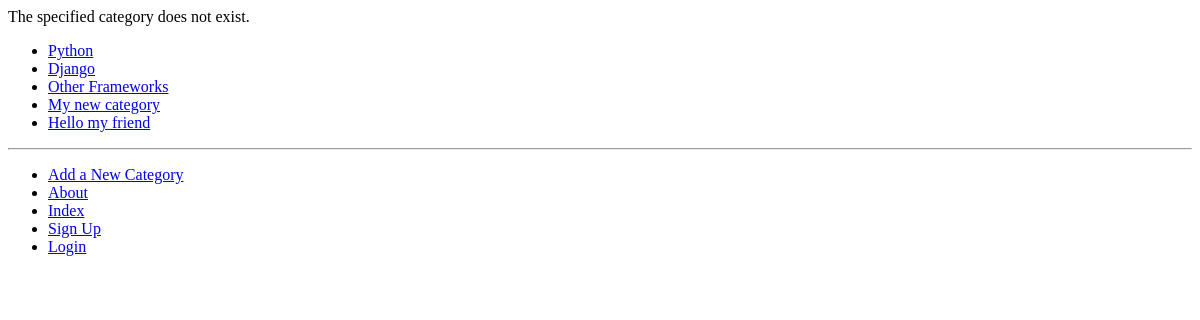
/rango/category/andreas-category/, run on an earlier commit of the app's database.
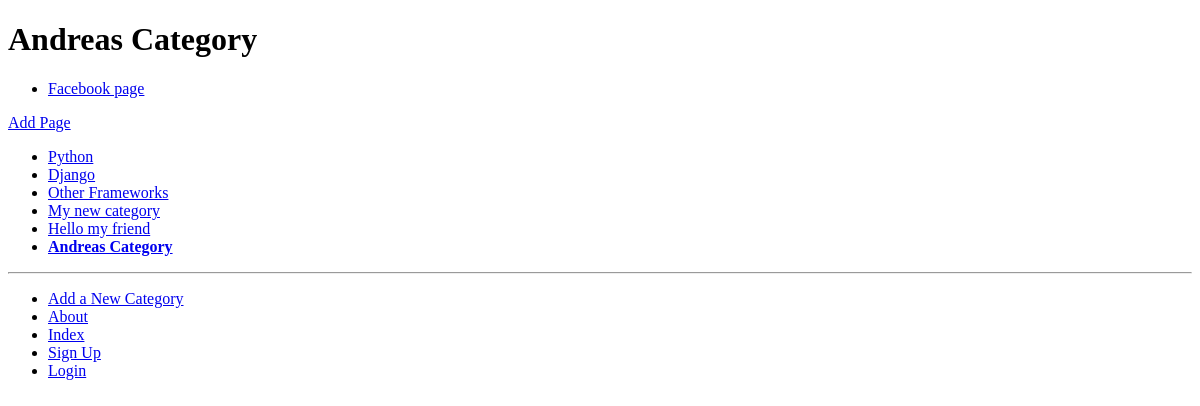
And on a later commit of the database.
### rango/models.py (models this page shows, shortened)
class Category(models.Model):
    name = models.CharField(max_length=128, unique=True)
    views = models.IntegerField( default = 0)
    likes = models.IntegerField( default = 0)
    slug = models.SlugField(unique = True)
    class Meta:
        verbose_name_plural = 'Categories'

class Page(models.Model):
    category = models.ForeignKey(Category, on_delete=models.CASCADE)
    title = models.CharField(max_length=128)
    url = models.URLField()
    views = models.IntegerField(default=0)

### rango/views.py (the view)
# urls.py: path('category/<slug:category_name_slug>/',views.show_category, name='show_category'),
def show_category(request, category_name_slug):
    context_dict={}
    try:
        category = Category.objects.get(slug = category_name_slug)
        pages = Page.objects.filter(category=category)
        context_dict['pages'] = pages
        context_dict['category'] = category
    except Category.DoesNotExist:
        context_dict['category'] = None
        context_dict['pages'] = None
    return render(request, 'rango/category.html', context=context_dict)

### rango/templatetags/rango_template_tags.py (called while the page is built)
@register.inclusion_tag('rango/categories.html')
def get_category_list(current_category = None):
    return {'categories': Category.objects.all(),'current_category':current_category}

### templates/rango/category.html (shortened to what this page needs)
{% extends 'rango/base.html' %}
{% load staticfiles %}
{% block body_block %}
    {% if category %}
            <h1>{{ category.name }}</h1>
                {% if pages %}
                <ul>
                    {% for page in pages %}
                    <li><a href="{{ page.url }}">{{ page.title }}</a></li>
                    {% endfor %}
                 </ul>
                {% else %}
                <strong>No pages currently in category.</strong>
                {% endif %}
                <a href="{% url 'rango:add_page' category.slug %}">Add Page</a> <br />
            {% else %}
                The specified category does not exist.
            {% endif %}
            {% endblock %}

### templates/rango/base.html (shortened to what this page needs)
 <!DOCTYPE html>
 {% load staticfiles %}
 {% load rango_template_tags %}
 <html>
 <head>
 </head>
<body>
    <div>
        {% block body_block %}
        {% endblock %}
    </div>
    <div>
        {% block sidebar_block %}
            {% get_category_list category %}
        {% endblock %}
    </div>
    <hr />
    <div>
        <ul>
            <li><a href="{% url 'rango:add_category' %}">Add a New Category</a></li>
            <li><a href="{% url 'rango:about' %}">About</a></li>
            <li><a href="{% url 'rango:index' %}">Index</a></li>
            <li><a href="{% url 'rango:register' %}">Sign Up</a></li>
            <li><a href="{% url 'rango:login' %}">Login</a></li>
        </ul>
    </div>
</body>
</html>

### templates/rango/categories.html
<ul>
    {% if categories %}
        {% for c in categories %}
            {% if c == current_category %}
                <li>
                    <strong> <a href="{% url 'rango:show_category' c.slug %}">{{ c.name }}</a> </strong>
                </li>
            {% else %}
                 <li>
                    <a href="{% url 'rango:show_category' c.slug %}">{{ c.name }}</a>
                </li>
            {% endif %}
        {% endfor %}
    {% else %}
        <li><strong>There are no categories present.</strong></li>
    {% endif %}
</ul>

What changed in the data, as far as the page shows it:
added Category: name "Andreas Category"
added Page: title "Facebook page"
Also different on the page:
text no longer shown: "The specified category does not exist."
text now shown: "Add Page"
